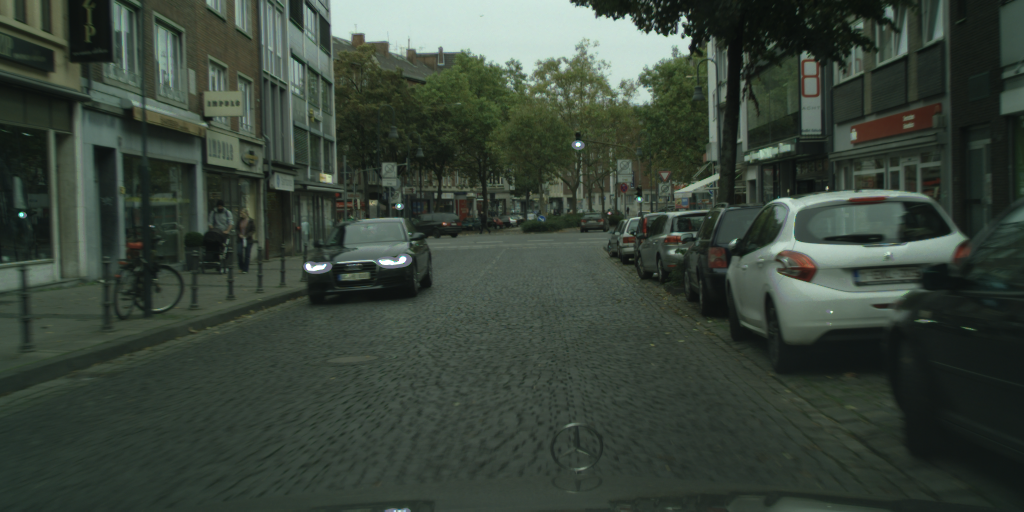
%> input picture matlab/源代码/MATLAB_SVM_Cityscapes/data/images/aachen_000099_000019_leftImg8bit.png, 2048 x 1024 px (shown at 1/2 size)
$ octave AAAfenli.m   (GNU Octave 9; MATLAB toolbox functions it lacks are replaced by stand-ins)
%> lines starting %> are read from the running program, lines starting %| are printed output that depends on the picture; in (x1, y1, x2, y2) boxes, pixels count from 0 and x2, y2 are one past the last pixel; in counts of white or black regions, pixels touching at a corner belong together; the program's own positions count from 1
% =========================================================================
% 标准答案精修脚本 (v21.1 - 最终精华版)
%
% 描述:
%   本脚本旨在用最直接的方式，展示对“标准答案”进行精修后的最终成果。
%   核心流程：
%   1. 将建筑、车辆、植被从标准答案中分离成三个图层。
%   2. 对建筑和植被图层进行靶向颜色剔除，修复天空空洞。
%   3. 合并所有图层，生成一个 1x2 的最终对比图：[原始图片] vs [精修结果]。
% =========================================================================
clear; clc; close all;

%% 1. 配置参数 (路径已硬编码)
% -------------------------------------------------------------------------
original_image_path = 'D:\matlab\MATLAB_SVM_Cityscapes\data\images\aachen_000099_000019_leftImg8bit.png';
label_image_path = 'D:\matlab\MATLAB_SVM_Cityscapes\data\labels\aachen_000099_000019_gtFine_labelTrainIds.png';

%% 2. 加载文件
% -------------------------------------------------------------------------
fprintf('正在加载原始图片和标准答案标签...\n');
if ~isfile(original_image_path), error('原始图片未找到: %s', original_image_path); end
if ~isfile(label_image_path), error('标签图片未找到: %s', label_image_path); end
originalImg = imread(original_image_path);
%> originalImg is the input picture: size 1024x2048x3 uint8; mean R, G, B 57.1, 67.8, 57.9
labelImg = imread(label_image_path);
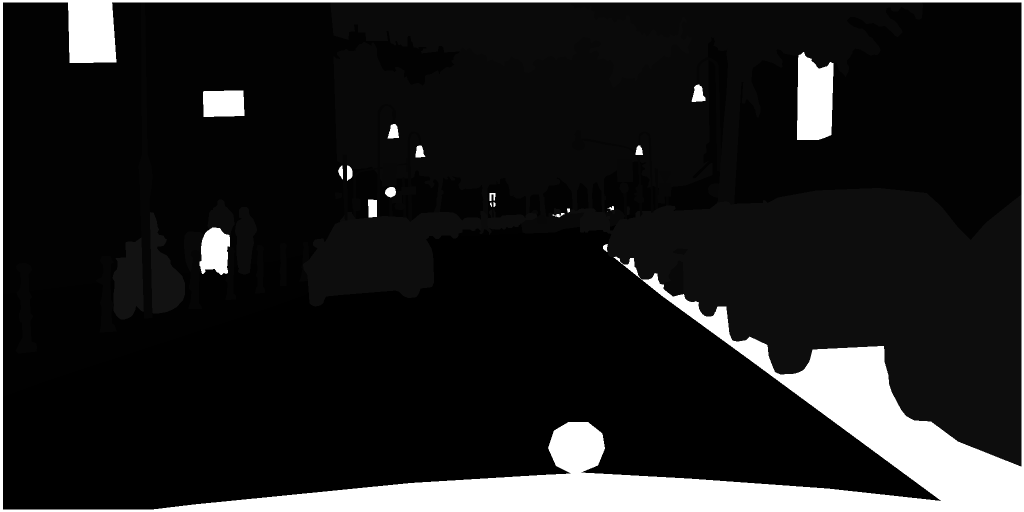
%> input picture matlab/源代码/MATLAB_SVM_Cityscapes/data/labels/aachen_000099_000019_gtFine_labelTrainIds.png, 2048 x 1024 px (shown at 1/2 size)
%> labelImg is the input picture: size 1024x2048 uint8; min 0, max 255, mean 30.4
if ~isequal(size(originalImg, [1, 2]), size(labelImg, [1, 2]))
    labelImg = imresize(labelImg, [size(originalImg, 1), size(originalImg, 2)], 'nearest');
end
fprintf('加载完成！\n\n');

%% 3. 分离图层并进行终极后处理
% -------------------------------------------------------------------------
fprintf('--- 正在对标准答案进行终极后处理 ---\n');

% --- 定义目标类别ID ---
building_id = 2;
vegetation_id = 8;
car_id = 13;

% --- 创建并抠出三个独立的原始图层 ---
building_mask = (labelImg == building_id);
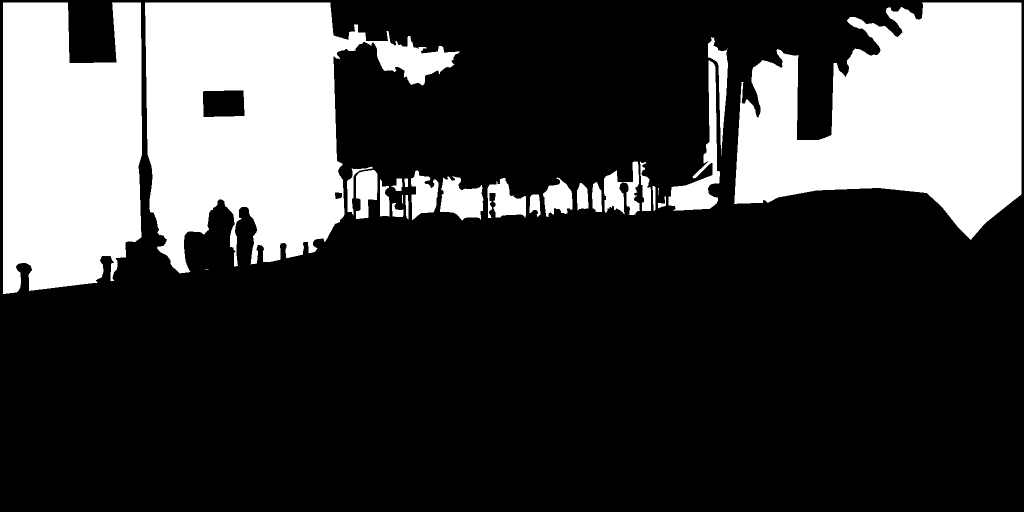
%> building_mask: size 1024x2048 logical (shown at 1/2 size); 25.9% white; 26 white regions (2 under 20 px), largest, box (x1, y1, x2, y2) and area: (290, 5, 920, 547) 184617, (1468, 5, 2043, 480) 177692, (6, 5, 284, 588) 140089
vegetation_mask = (labelImg == vegetation_id);
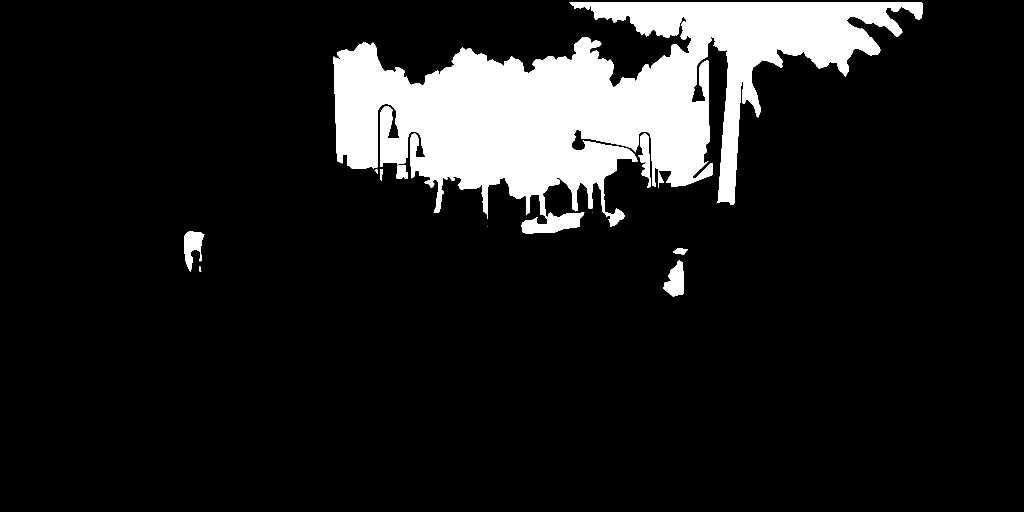
%> vegetation_mask: size 1024x2048 logical (shown at 1/2 size); 11.8% white; 11 white regions (2 under 20 px), largest, box (x1, y1, x2, y2) and area: (667, 5, 1846, 467) 240711, (1327, 521, 1368, 593) 1884, (368, 463, 409, 543) 1826
car_mask = (labelImg == car_id);
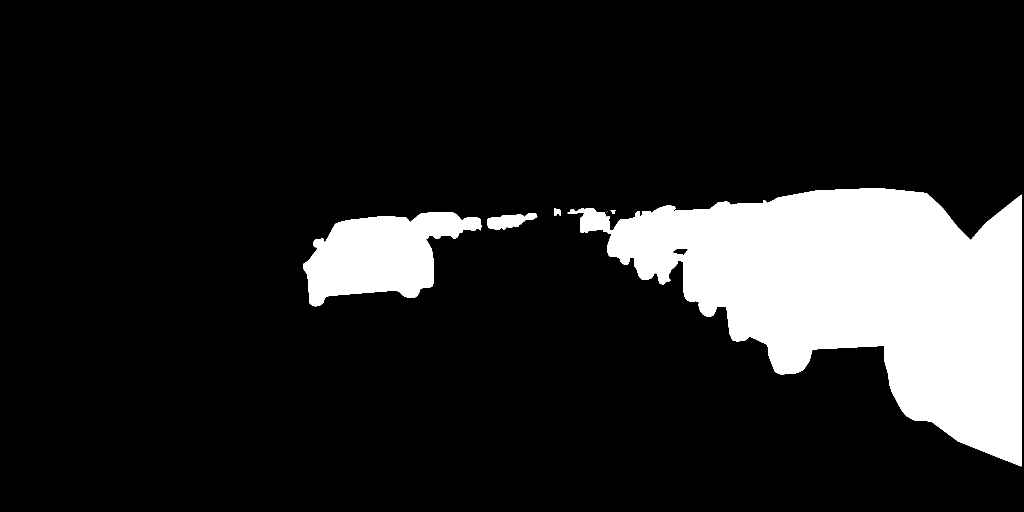
%> car_mask: size 1024x2048 logical (shown at 1/2 size); 14.4% white; 6 white regions (1 under 20 px), largest, box (x1, y1, x2, y2) and area: (1135, 376, 2043, 933) 259285, (606, 424, 963, 613) 39607, (975, 426, 1075, 459) 1972, (1108, 416, 1122, 431) 163, (1221, 420, 1231, 428) 52

segmented_building_layer_raw = apply_mask_to_image(originalImg, building_mask);
%> in apply_mask_to_image, `output_img = zeros(size(original), 'like', original);`: output_img: size 1024x2048x3 uint8; every value is 0
segmented_vegetation_layer_raw = apply_mask_to_image(originalImg, vegetation_mask);
segmented_car_layer = apply_mask_to_image(originalImg, car_mask);
%> in apply_mask_to_image (call 3), `output_img(mask_rgb) = original(mask_rgb);`:
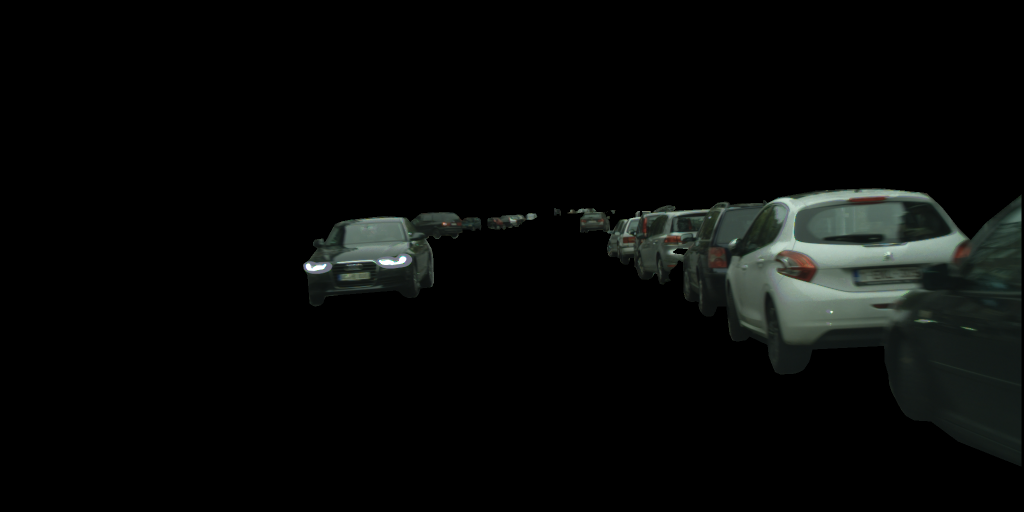
%> output_img: size 1024x2048x3 uint8 (shown at 1/2 size); mean R, G, B 7.9, 9.4, 8.4

% --- 对需要修复的图层进行靶向颜色剔除 ---
target_sky_color = [191, 212, 201];
color_threshold = 45;

segmented_building_layer_refined = refine_layer_by_color(segmented_building_layer_raw, target_sky_color, color_threshold);
%> in refine_layer_by_color, `[row_indices, col_indices] = find(non_black_pixels_mask);`: row_indices = 543967 values from 6 to 588; col_indices = 543967 values from 7 to 2043
%> in refine_layer_by_color, `pixels_to_remove_indices = linear_indices(distances < threshold);`: pixels_to_remove_indices = 1487 values from 42417 to 1695098
segmented_vegetation_layer_refined = refine_layer_by_color(segmented_vegetation_layer_raw, target_sky_color, color_threshold);
%> call 2 of refine_layer_by_color, with target_color = [191 212 201], threshold = 45
%> in refine_layer_by_color (call 2), `[row_indices, col_indices] = find(non_black_pixels_mask);`: row_indices = 246727 values from 6 to 593; col_indices = 246727 values from 369 to 1846
%> in refine_layer_by_color (call 2), `pixels_to_remove_indices = linear_indices(distances < threshold);`: pixels_to_remove_indices = 5812 values from 943203 to 1416269
%> in refine_layer_by_color (call 2), `refined_layer(pixels_to_remove_indices + numel(raw_layer(:,:,1))) = 0;`:
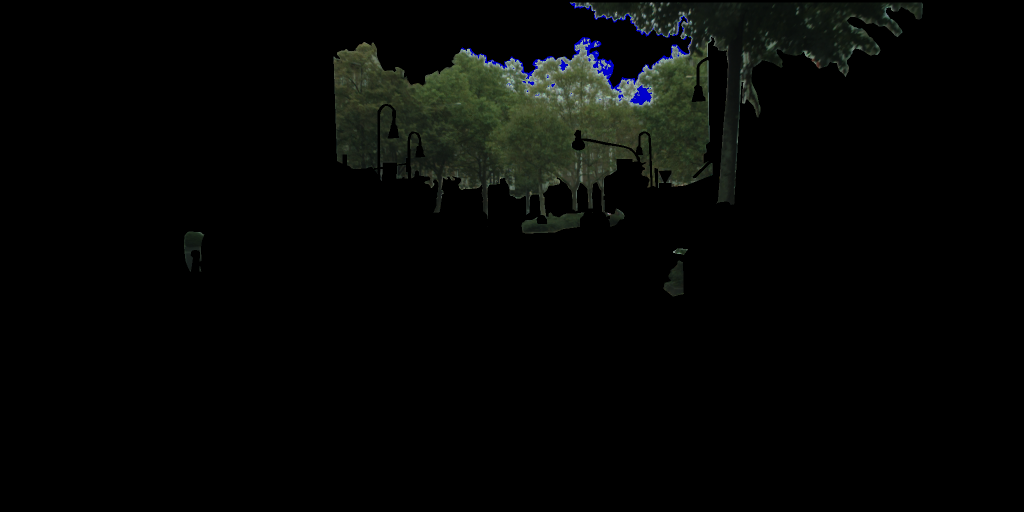
%> refined_layer: size 1024x2048x3 uint8 (shown at 1/2 size); mean R, G, B 5.3, 6.5, 5.1
fprintf('后处理完成。\n\n');

% --- 合并修复后的终极结果 ---
final_result = segmented_building_layer_refined + segmented_car_layer + segmented_vegetation_layer_refined;

%% 4. 生成并展示最终成果
% =========================================================================
fprintf('--- 正在生成最终成果对比图 ---\n');

% --- 创建 1x2 最终展示图窗 ---
figure('Name', 'z', 'Position', [100, 100, 1600, 600]);

% 左：原始图片
subplot(1, 2, 1);
imshow(originalImg);
title('1. 原始图片', 'FontSize', 14);

% 右：终极精修结果 (已修复所有空洞)
subplot(1, 2, 2);
imshow(final_result);
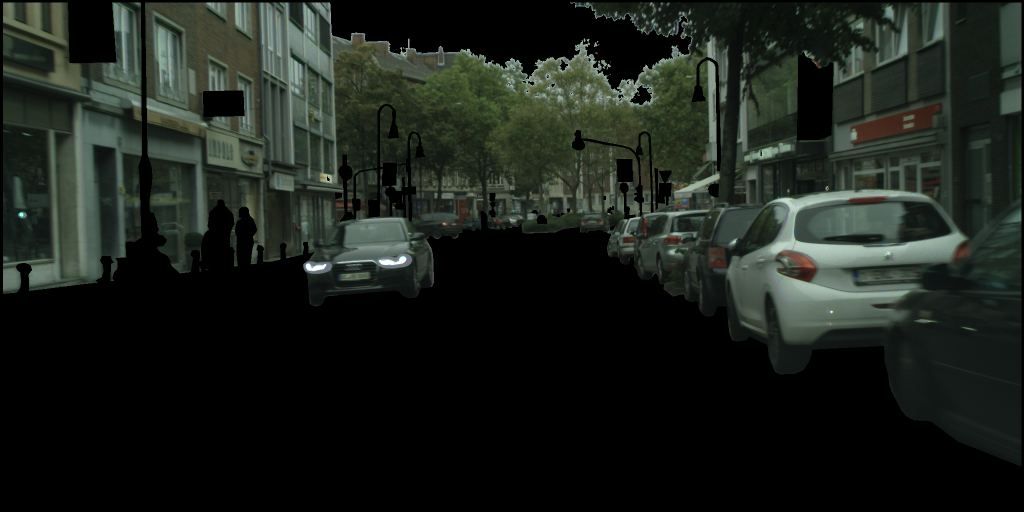
%> displayed picture: size 1024x2048x3, on the screen's scale of 0 to 255 (shown at 1/2 size); mean R, G, B 27.5, 32.8, 27.3
title('2. 图像分割结果', 'FontSize', 14);

fprintf('所有图像已生成！\n');

%% 辅助函数 (Local Functions)
% =========================================================================
function output_img = apply_mask_to_image(original, mask)
    % 辅助函数：根据二值蒙版从原图中抠图
    mask_rgb = repmat(mask, 1, 1, 3);
    output_img = zeros(size(original), 'like', original);
    output_img(mask_rgb) = original(mask_rgb);
end

function refined_layer = refine_layer_by_color(raw_layer, target_color, threshold)
    % 辅助函数：对单个图层进行靶向颜色剔除
    refined_layer = raw_layer;
    non_black_pixels_mask = any(raw_layer > 10, 3);
    [row_indices, col_indices] = find(non_black_pixels_mask);

    if ~isempty(row_indices)
        linear_indices = sub2ind(size(raw_layer), row_indices, col_indices);
        r_vals = raw_layer(linear_indices);
        g_vals = raw_layer(linear_indices + numel(raw_layer(:,:,1)));
        b_vals = raw_layer(linear_indices + 2*numel(raw_layer(:,:,1)));

        distances = sqrt( ...
            (double(r_vals) - target_color(1)).^2 + ...
            (double(g_vals) - target_color(2)).^2 + ...
            (double(b_vals) - target_color(3)).^2 );

        pixels_to_remove_indices = linear_indices(distances < threshold);

        if ~isempty(pixels_to_remove_indices)
            refined_layer(pixels_to_remove_indices) = 0;
            refined_layer(pixels_to_remove_indices + numel(raw_layer(:,:,1))) = 0;
            refined_layer(pixels_to_remove_indices + 2*numel(raw_layer(:,:,1))) = 0;
        end
    end
end
